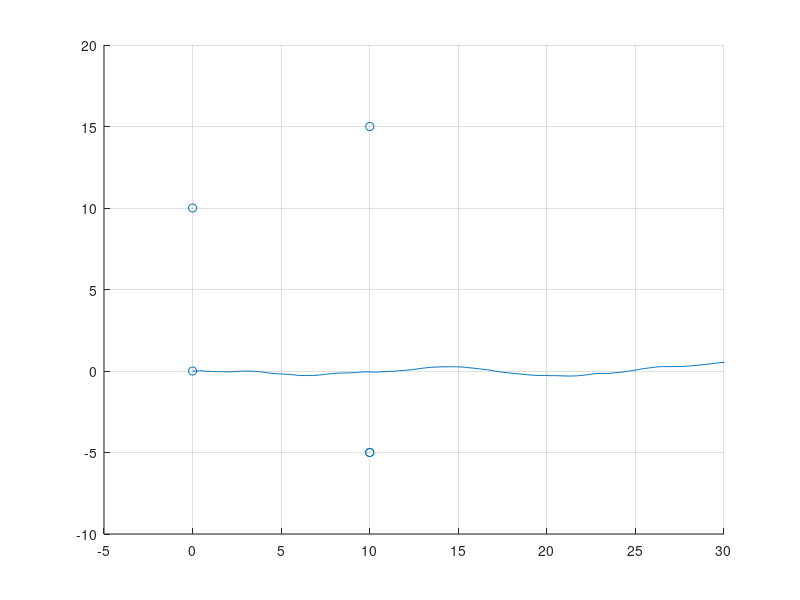

Recreate this plot in MATLAB. (Note: this script raises an error after producing the figure.)
clear all; close all; clc;
f=12.5;   % frequency hz
dt=1/f; % period s
T=30;   % exp time s
N=floor(T/dt);

bs=[0;0];
vt1=[0;10;0];
vt2=[10;-5;sqrt(125)];
vt3=[10;15;sqrt(125)];
vt4=[10;-5;sqrt(325)];

ax=0.5; ay=ax;    % acceleration for each direction m/s^2
pos_init=[0;0]; % initial position m
v_init=[1;0];   % initial velocity m/s

toarmse=0.3; % m
toalosrmse=0.1; % m
aoarmse=5*pi/180;   % rad
aoalosrmse=2*pi/180;
bias=0.3;
R=diag([toarmse^2,aoarmse^2]);

x=zeros(5,N);
x(:,1)=[pos_init;v_init;0.3];
A=eye(5);
A(1,3)=dt;
A(2,4)=dt;
B=[0.5*dt^2, 0;
    0, 0.5*dt^2;
    dt, 0;
    0, dt;
    0, 0];

% add dependencies
addpath('VT_datagen_dependencies');
%% groundtruth gen
for montecarlo=1:1
    flag=0;
    while (flag~=1)
        a=[normrnd(0,1,1,N)*ax;normrnd(0,1,1,N)*ay];
        for i=2:N
            x(:,i)=A*x(:,i-1)+B*a(:,i);
            if(x(2,i)>5)
                flag=0;
                break;
            end
            if(i==N)
                flag=1;
            end
        end
    end
    gtPose=[[0:0.08:29.92]',x'];
    %% plot
    h=figure();
    grid on;
    hold on;
    xlim([-5,30]);
    ylim([-10,20]);
    scatter([bs(1);vt1(1);vt2(1);vt3(1);vt4(1)],[bs(2);vt1(2);vt2(2);vt3(2);vt4(2)]);
    plot(x(1,:),x(2,:));

    %% measurement gen
    lambda = 0.02; % expectation of the Poisson distribution
    P_D=0.95;      % probability of detection

    bsmeascpp=zeros(2,N);  % 先toa后dod最后aoa
    vt1meascpp=zeros(2,N);
    vt2meascpp=zeros(2,N);
    vt3meascpp=zeros(2,N);
    vt4meascpp=zeros(2,N);

    bsmeascpporiginal=zeros(2,N);  % 先toa后dod最后aoa
    vt1meascpporiginal=zeros(2,N);
    vt2meascpporiginal=zeros(2,N);
    vt3meascpporiginal=zeros(2,N);
    vt4meascpporiginal=zeros(2,N);

    gtPosetrans=gtPose';
    for i=1:N
        bsmeascpporiginal(:,i)=[norm(gtPosetrans(2:3,i)-bs)+bias;GetAngle([0,0],gtPosetrans(2:3,i))];
        vt1meascpporiginal(:,i)=[norm(gtPosetrans(2:3,i)-vt1(1:2))+vt1(3)+bias;GetAngle(vt1(1:2),gtPosetrans(2:3,i))];
        vt2meascpporiginal(:,i)=[norm(gtPosetrans(2:3,i)-vt2(1:2))+vt2(3)+bias;GetAngle(vt2(1:2),gtPosetrans(2:3,i))];
        vt3meascpporiginal(:,i)=[norm(gtPosetrans(2:3,i)-vt3(1:2))+vt3(3)+bias;GetAngle(vt3(1:2),gtPosetrans(2:3,i))];
        vt4meascpporiginal(:,i)=[norm(gtPosetrans(2:3,i)-vt4(1:2))+vt4(3)+bias;GetAngle(vt4(1:2),gtPosetrans(2:3,i))];
    end

    % white noise addup
    bsnoise=[randn(1,N)*toalosrmse;randn(1,N)*aoalosrmse];
    vt1noise=[randn(1,N)*toarmse;randn(1,N)*aoarmse];
    vt2noise=[randn(1,N)*toarmse;randn(1,N)*aoarmse];
    vt3noise=[randn(1,N)*toarmse;randn(1,N)*aoarmse];
    vt4noise=[randn(1,N)*toarmse;randn(1,N)*aoarmse];

    bsmeascpp=bsmeascpporiginal+bsnoise;
    vt1meascpp=vt1meascpporiginal+vt1noise;
    vt2meascpp=vt2meascpporiginal+vt2noise;
    vt3meascpp=vt3meascpporiginal+vt3noise;
    vt4meascpp=vt4meascpporiginal+vt4noise;
    
    bsmeascpp(2,:)=normalizeAngles(bsmeascpp(2,:));
    vt1meascpp(2,:)=normalizeAngles(vt1meascpp(2,:));
    vt2meascpp(2,:)=normalizeAngles(vt2meascpp(2,:));
    vt3meascpp(2,:)=normalizeAngles(vt3meascpp(2,:));
    vt4meascpp(2,:)=normalizeAngles(vt4meascpp(2,:));

    vtmeasurements=cell({vt1meascpp,vt2meascpp,vt3meascpp,vt4meascpp});
    % saving
    meas_complete=cell(N,1);
        
    N_clutter = poissrnd(lambda,1);
    
    for i=1:N
        meas_complete{i}=cell(0,1);
        mp = struct(OriginPosition = [gtPose(i,2:3), bias]);
        for j=1:4
            if rand()<P_D
                tempcell=cell(1,1);
                tempcell{1,1}=objectDetection((i-1)*dt,vtmeasurements{j}(:,i),'MeasurementNoise',R,MeasurementParameters=mp);
                meas_complete{i}=[meas_complete{i};tempcell];
            end
        end
        
        for j=1:N_clutter
            r_clutter=50*rand();
            b_clutter=2*pi*rand()-pi;
            tempcell=cell(1,1);
            tempcell{1,1}=objectDetection((i-1)*dt,[r_clutter;b_clutter],'MeasurementNoise',R,MeasurementParameters=mp);
            meas_complete{i}=[meas_complete{i};tempcell];
        end
    end
    
    target=[vt1,vt2,vt3,vt4];
    print (h, '-dpng', 'dataVT/test.png');
    save('dataVT/meas.mat','meas_complete','target','gtPose','bsmeascpp');
end